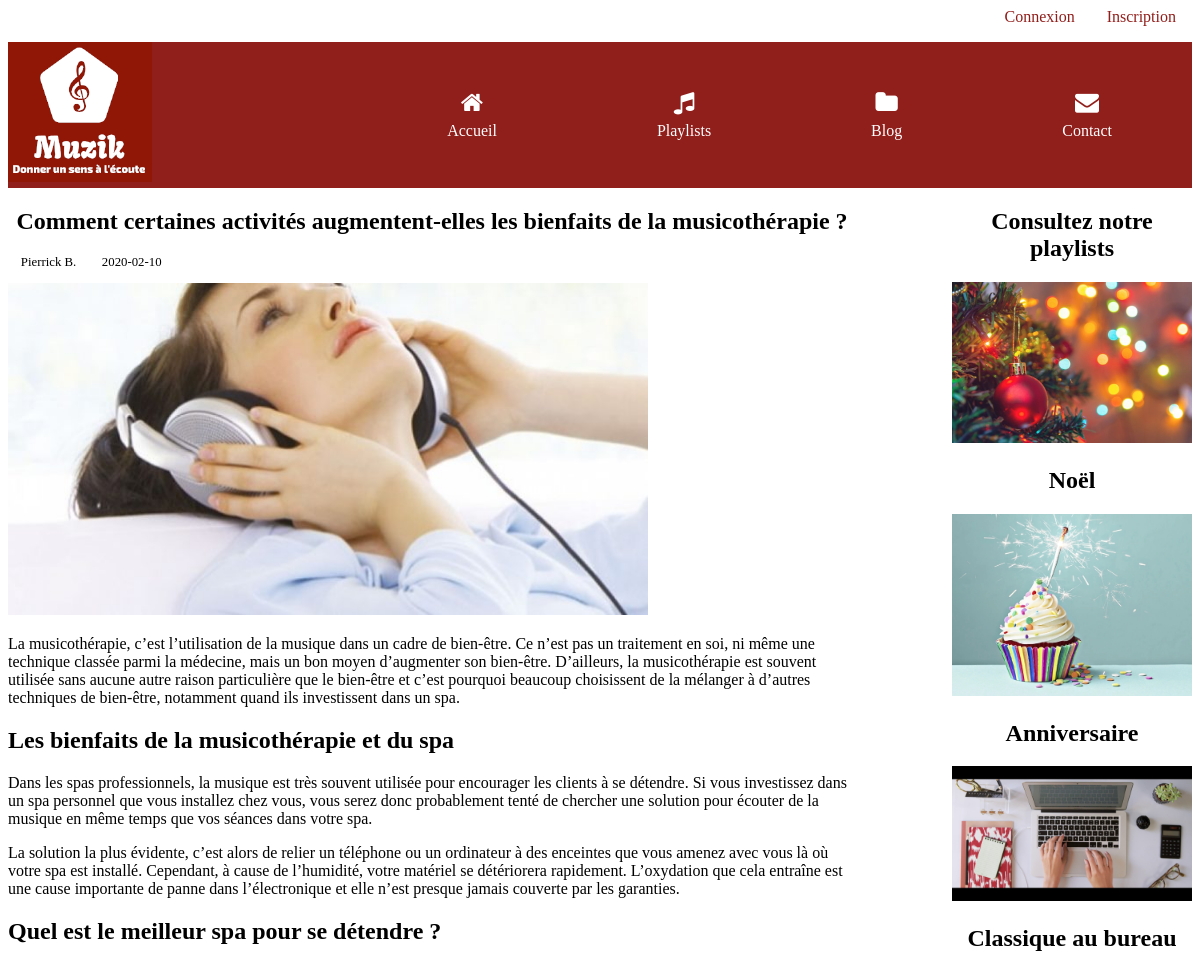
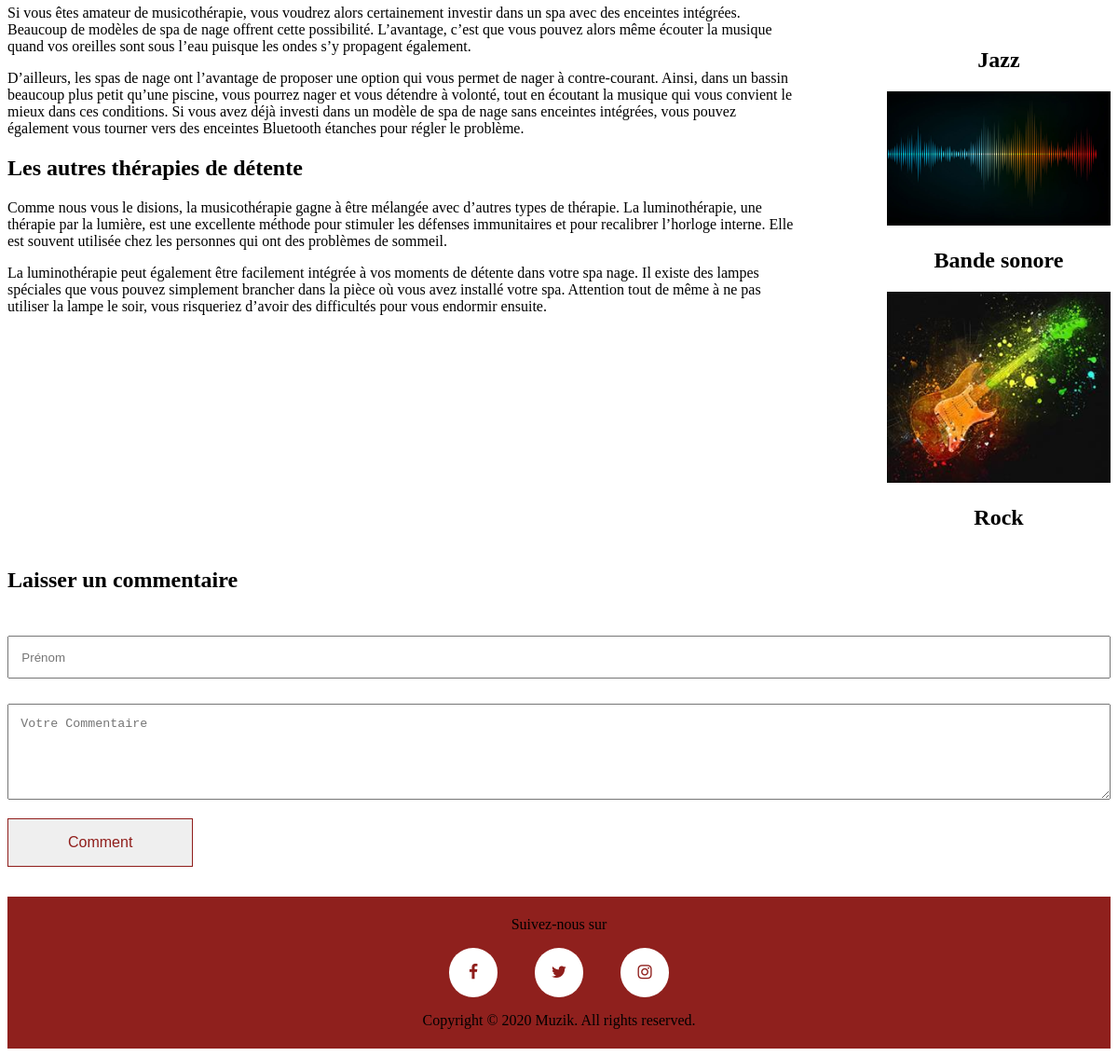
The app's page /blog-3 with its own data (2 pictures, top to bottom).
### tables this page shows
CREATE TABLE `Blog` (
  `Id` int(11) NOT NULL,
  `Titre` varchar(255) NOT NULL,
  `Auteur` varchar(255) NOT NULL,
  `Date_A` date NOT NULL,
  `Image` varchar(255) NOT NULL,
  `Description` text NOT NULL
);

CREATE TABLE `Blog_Page` (
  `Id` int(11) NOT NULL,
  `Blog_Id` int(11) NOT NULL,
  `Details` text NOT NULL
);

CREATE TABLE `Categories` (
  `Id` int(11) NOT NULL,
  `Titre` varchar(255) NOT NULL,
  `Image` varchar(255) NOT NULL
);

### blog_page.php (called while the page is built, shortened)
<?php
include('database/bdd_connection.php') ;
$query ='SELECT * FROM Blog WHERE Id='.$_GET['Id'];
$resultSet = $pdo->query($query);
$blogs = $resultSet->fetch();
$query ='SELECT * FROM Blog_Page WHERE Blog_Id='.$_GET['Id'];
$resultSet = $pdo->query($query);
$blogPages = $resultSet->fetch();
$query ='SELECT * FROM Categories ';
$resultSet = $pdo->query($query);
$cats = $resultSet->fetchAll();
include 'Templates/layout.phtml';
?>

### Templates/blog_page.phtml (the view, shortened to what this page needs)
<main class="container main">
	<section class="blog">
       <h1 class="main__h1"><?php echo $blogs['Titre']?></h1>
        <div class="main__auteur">
            <p class="main__auteur__p"><?php echo $blogs['Auteur']?></p>
            <p class="main__auteur__p"><?php echo $blogs['Date_A']?></p>
        </div>
        <img class="main__auteur__image" src="<?php echo $blogs['Image']?>" alt="">
        <?php echo $blogPages['Details']?>
    </section>
    <aside class="aside">
        <h1 class="main__h1">Consultez notre playlists</h1>
        <div class="aside__playlist">
            <?php foreach($cats as $cat):  if(!isset($_SESSION['user'])){?>
                <a class="playlist__a" href="./inscription">
                    <img class="asideplaylist__image" src="<?php echo $cat['Image']?>" alt="">
                    <h1 class="asideplaylist__h1"><?php echo $cat['Titre']?></h1>
                </a>
            <?php }  endforeach;?>
        </div>
    </aside>
</main>
    <div class="container">
        <h2>Laisser un commentaire</h2>
        <form method="POST" id="comment_form">
            <div class="form__name">
                <input  required type="text" name="comment_name" id="comment_name" class="input__name" placeholder="Prénom" />
            </div>
            <div class="form__comment">
                <textarea required  name="comment_content" id="comment_content" class="textarea__comment" placeholder="Votre Commentaire" rows="5"></textarea>
            </div>
            <div class="form-button">
                <input type="submit" name="submit" id="submit" class="input__btn" value="Comment" />
            </div>
        </form>
    </div>

### css/style.css (style rules this page uses)
* { box-sizing: border-box; }
.container { max-width: 1200px; margin: 0 auto; }
.playlist__a { text-decoration: none; color: black; }
.main__h1 { text-align: center; }
.main { display: flex; justify-content: space-between; }
.main__auteur { display:flex; }
.main__auteur__p { margin:0 1em 1em 1em; font-size: 0.8em; }
.main__auteur__image { width:40em; }
.blog { margin-right:6em; }
.asideplaylist__image { width:15em; }
.asideplaylist__h1 { text-align: center; }
.input__name { margin: 2em 0; padding:1em; width:100%; }
.textarea__comment { width:100%; padding:1em }
.input__btn { margin-top: 1em; padding: 1em 4em; font-size:1em; border: 0.1em solid #901E1B; color: #901E1B; text-decoration: none; cursor: pointer; }

### records on screen
blog: Titre "Comment certaines activités augmentent-elles les bienfaits de la musicothérapie ?", Auteur "Pierrick B.", Date_A "2020-02-10", Image (picture)
blog_page: Details "La musicothérapie, c’est l’utilisation de la musique dans un cadre de bien-être. Ce n’est pas un traitement en soi, ni même une technique classée parmi la médecine, mais un bon moyen d’augmenter son bien-être. D’ailleurs, la musicothérapie est souvent utilisée sans aucune autre raison particulière que le bien-être et c’est pourquoi beaucoup choisissent de la mélanger à d’autres techniques de bien-être, notamment quand ils investissent dans un spa. Les bienfaits de la musicothérapie et du spa Dans les spas professionnels, la musique est très souvent utilisée pour encourager les clients à se détendre. Si vous investissez dans un spa personnel que vous installez chez vous, vous serez donc…"
categories: Image (picture), Titre "Noël"
categories: Image (picture), Titre "Anniversaire"
categories: Image (picture), Titre "Classique au bureau"
categories: Titre "Jazz"
categories: Image (picture), Titre "Bande sonore"
categories: Image (picture), Titre "Rock"
